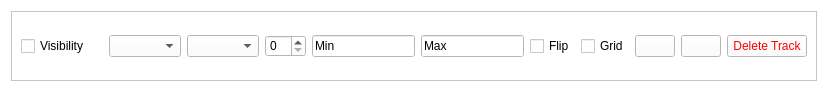
<?xml version="1.0" encoding="UTF-8"?>
<ui version="4.0">
 <class>Form</class>
 <widget class="QWidget" name="Form">
  <property name="geometry">
   <rect>
    <x>0</x>
    <y>0</y>
    <width>828</width>
    <height>89</height>
   </rect>
  </property>
  <property name="windowTitle">
   <string>Form</string>
  </property>
  <property name="styleSheet">
   <string notr="true">font: 11pt &quot;MS Shell Dlg 2&quot;;
background-color: rgb(255, 255, 255);</string>
  </property>
  <layout class="QHBoxLayout" name="horizontalLayout_2">
   <item>
    <widget class="QScrollArea" name="scrollArea">
     <property name="widgetResizable">
      <bool>true</bool>
     </property>
     <widget class="QWidget" name="scrollAreaWidgetContents_2">
      <property name="geometry">
       <rect>
        <x>0</x>
        <y>0</y>
        <width>808</width>
        <height>69</height>
       </rect>
      </property>
      <layout class="QGridLayout" name="gridLayout_2">
       <item row="0" column="0">
        <layout class="QHBoxLayout" name="horizontalLayout">
         <item>
          <widget class="QCheckBox" name="g_5">
           <property name="text">
            <string>Visibility</string>
           </property>
          </widget>
         </item>
         <item>
          <widget class="QLabel" name="label">
           <property name="text">
            <string/>
           </property>
          </widget>
         </item>
         <item>
          <widget class="QComboBox" name="g_3"/>
         </item>
         <item>
          <widget class="QComboBox" name="g_4"/>
         </item>
         <item>
          <widget class="QSpinBox" name="spinBox"/>
         </item>
         <item>
          <widget class="QLineEdit" name="lineEdit">
           <property name="text">
            <string>Min</string>
           </property>
          </widget>
         </item>
         <item>
          <widget class="QLineEdit" name="lineEdit_2">
           <property name="text">
            <string>Max</string>
           </property>
          </widget>
         </item>
         <item>
          <widget class="QCheckBox" name="d">
           <property name="text">
            <string>Flip</string>
           </property>
          </widget>
         </item>
         <item>
          <widget class="QCheckBox" name="s">
           <property name="text">
            <string>Grid</string>
           </property>
          </widget>
         </item>
         <item>
          <widget class="QPushButton" name="d_2">
           <property name="text">
            <string/>
           </property>
          </widget>
         </item>
         <item>
          <widget class="QPushButton" name="f">
           <property name="text">
            <string/>
           </property>
          </widget>
         </item>
         <item>
          <widget class="QPushButton" name="g">
           <property name="styleSheet">
            <string notr="true">color: rgb(255, 0, 0);</string>
           </property>
           <property name="text">
            <string>Delete Track</string>
           </property>
          </widget>
         </item>
        </layout>
       </item>
      </layout>
     </widget>
    </widget>
   </item>
  </layout>
 </widget>
 <resources/>
 <connections/>
</ui>
